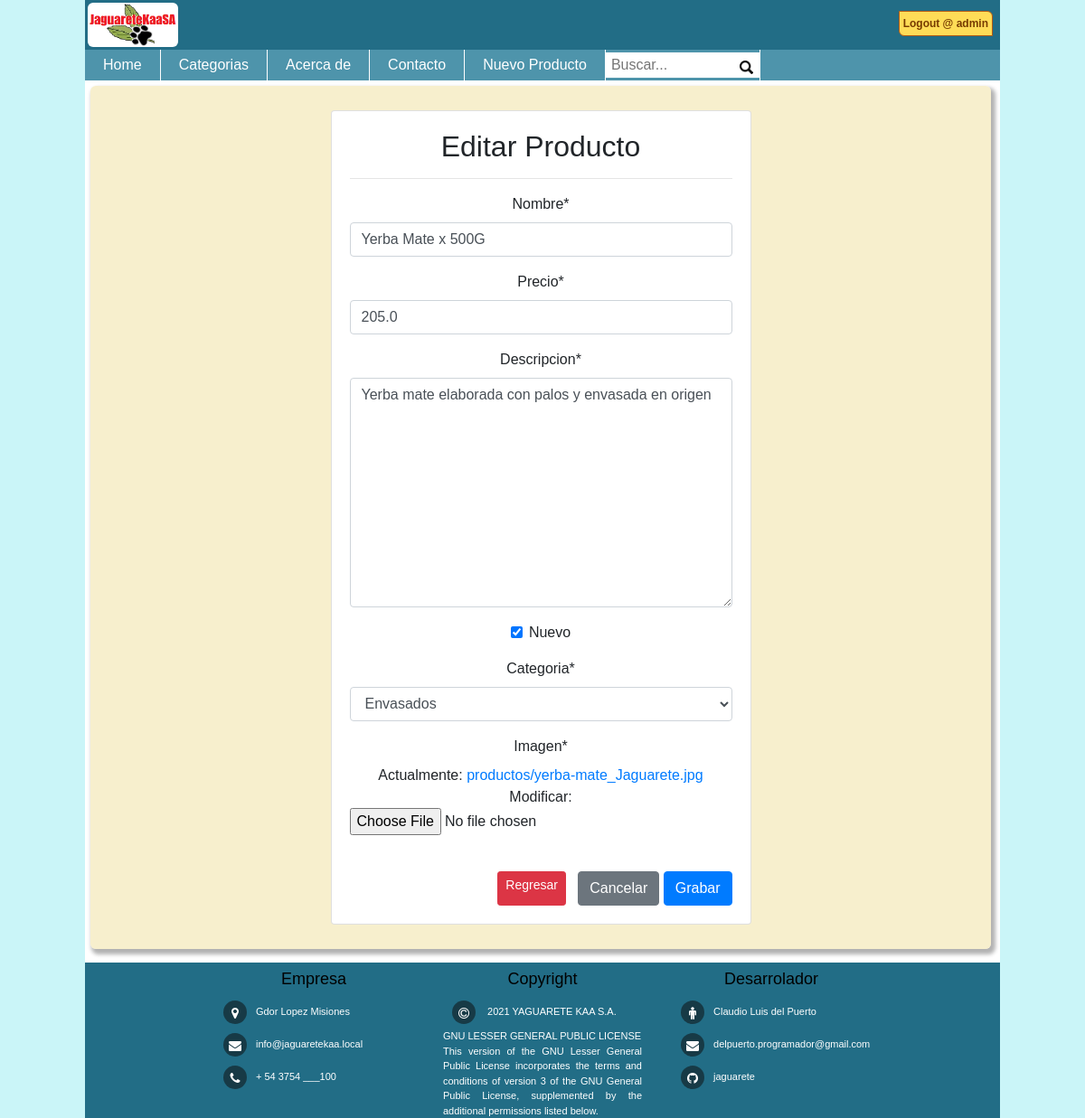
Screenshot of /jaguareteAPP/modificar_producto/1/ (signed in) with the database file from the repository.
### jaguareteAPP/models.py (models this page shows, shortened)
class Producto(models.Model):
    nombre      = models.CharField(max_length=50)
    precio      = models.FloatField(null=True)
    descripcion = models.TextField(null=True)
    nuevo       = models.BooleanField(default=False)
    categoria   = models.ForeignKey(Categoria, on_delete=models.PROTECT)
    imagen      = models.ImageField(upload_to="productos", null=True)

class Categoria(models.Model):
    nombre = models.CharField(max_length=50)
    def __str__(self):
        return self.nombre

### jaguareteAPP/views.py (the view, shortened to what this page needs)
# urls.py: path('modificar_producto/<id>/', views.modificar_producto, name="modificar_producto"),
@user_passes_test(lambda u: u.is_staff)
def modificar_producto(request, id):
    producto = get_object_or_404(Producto, id=id)
    data = {
        'form': ProductoForm(instance=producto)
    }
    return render(request,"producto/modificar.html", data)

### jaguareteAPP/forms.py
class ProductoForm(forms.ModelForm):
    class Meta:
        model = Producto
        fields = '__all__'

### jaguareteAPP/templates/producto/modificar.html (shortened to what this page needs)
{% extends 'home/base.html' %}
{% block contenido %}
{% load crispy_forms_tags %}
<br>
<div class="container">
    <div class="row">
        <div class="col 12 col-md-6 offset-md-3">
            <div class="card">
                <div class="card-body">
                    <h2>Editar Producto</h2>
                    <hr>
                    <form action="" method="post" enctype="multipart/form-data">
                        {{ form | crispy }}
                        <br>
                        <div class="d-flex justify-content-end">
                            <a href="{% url 'listar_productos' %}" class="btn btn-danger btn-sm">Regresar</a>
                            <input type="reset" value="Cancelar" class="btn btn-secondary">
                            <input type="submit" value="Grabar" class="btn btn-primary">
                        </div>
                    </form>
                </div>
            </div>
        </div>
    </div>
</div>
<br>
{% endblock %}

### jaguareteAPP/templates/home/base.html (shortened to what this page needs)
<!DOCTYPE html>
<html lang="es">
<head>
    {% load static %}
    <link type="text/css" rel="stylesheet" href="{% static 'css/estilo.css' %}"/>
    <link rel="stylesheet" href="https://maxcdn.bootstrapcdn.com/bootstrap/4.0.0/css/bootstrap.min.css">
    <link type="text/css" rel="stylesheet" href="https://stackpath.bootstrapcdn.com/font-awesome/4.7.0/css/font-awesome.min.css"/>
</head>
<body class="bdyclss">
    <div class="encabezado">
        <div class="encaizq">
            <img src="{% static '/img/logo.png' %}" alt="JaguareteKaaSA" class="logomnu">
        </div>
        <div class="encader">
                {% if user.is_authenticated %}
                    <a href="{% url 'logout' %}">
                        <input type="button" value="Logout @ {{user.username}}"  name="Btn_1" class="btnBase2">
                    </a>
                {% endif %}
        </div>
    </div>
    <header>
        <nav class="menu">
            <ul>
                <li><a href="{% url 'index' %}">Home</a></li>
                <li><a href="{% url 'listar_categorias' %}">Categorias</a></li>
                <li><a href="{% url 'acerca' %}">Acerca de</a></li>
                <li><a href="{% url 'contacto' %}">Contacto</a></li>
                {% if user.is_staff %}
                    <li><a href="{% url 'listar_productos' %}">Nuevo Producto</a></li>
                {% endif %}
                <li>
                    <div class="buscador">
                        <form action="{% url 'resultado' %}" method="post" id="myForm">
                            <input type="text" class="buscar" name="busk" id="busk" placeholder="Buscar..." title="Ingrese la busqueda y pulse Enter" onkeyup="if(event.keyCode == 13)buscar('hola');">
                            <input type="image" src="{% static '/img/lupa.png' %}" class="image_buscar">
                        </form>
                    </div>
                </li>
            </ul>
        </nav>
    </header>
    <div class="cuerpobg">
    <section class="cuerpo" id="cuerpo">
    {% block contenido %}
    {% endblock %}
    </section>
    </div>
    <footer class="footer">
        <div class="footer-left">
            <h3>Empresa</h3>
            <p class="pleft"> <i class="fa fa-map-marker"></i>Gdor Lopez Misiones   </p>
            <p class="pleft"> <i class="fa fa-envelope"></i><a href="mailto:info@jaguaretekaa.local">info@jaguaretekaa.local</a> </p>
            <p class="pleft"> <i class="fa fa-phone"></i>+ 54 3754 ___100           </p>
        </div>
        <div class="footer-center">
            <h3>Copyright </h3>
            <p class="pleft"> <i class="fa fa-copyright"></i> <a href="https://www.gnu.org/licenses/lgpl-3.0.txt">2021 YAGUARETE KAA S.A.</a></p>
            <p class="pleft"> <a href="https://www.gnu.org/licenses/lgpl-3.0.txt">GNU LESSER GENERAL PUBLIC LICENSE</a> </p>
            <p class="pjust"> This version of the GNU Lesser General Public License incorporates
                the terms and conditions of version 3 of the GNU General Public
                License, supplemented by the additional permissions listed below. </p>
        </div>
        <div class="footer-right">
            <h3>Desarrolador</h3>
            <p class="pleft"><i class="fa fa-male"></i>Claudio Luis del Puerto</p>
            <p class="pleft"> <i class="fa fa-envelope"></i><a href="mailto:delpuerto.programador@gmail.com">delpuerto.programador@gmail.com</a> </p>
            <p class="pleft"> <i class="fa fa-github"></i><a href="https://github.com/delpuerto/jaguarete" target="_blank">jaguarete</a> </p>
        </div>
    </footer>
</body>
</html>

### jaguareteAPP/static/css/estilo.css (style rules this page uses)
body { margin: 0 auto; font-family: sans-serif; background-color: rgb(202, 245, 248); max-width: 1012px; }
.bdyclss { margin: 0 auto; font-family: sans-serif; background-color: rgb(202, 245, 248); max-width: 1012px; }
header { width: 100%; background: #4E94AB; }
.menu ul { margin: 0; list-style: none; padding: 0; display: flex; }
.menu li { border-right: 1px solid #FFF; }
.menu li a { display: block; padding: 5px 20px; color: #FFF; text-decoration: none; }
.buscador { background-color: #FFF; margin-top: 3px; padding: 4px; height: 28px; width: 170px; }
input.buscar { border: 1px; width: 140px; position: relative; background: transparent; outline: none; bottom: 4px; padding: 2px; }
input.image_buscar { width: 15px; border: 0px; position: relative; top:1px; }
.footer { width: 100%; background: #226d86; box-sizing: border-box; text-align: center; font-size: 11px; font-weight: 500; min-height: 165px; }
.footer a { text-decoration: none; color: #FFF; }
.footer .footer-left, .footer .footer-center, .footer .footer-right { display: inline-block; vertical-align: top; padding: 0 15px; font-size: 11px; color: #FFF; width: 250px; }
.footer i { width: 26px; height: 26px; border-radius: 50%; text-align: center; line-height: 28px; margin: 5px 10px; vertical-align: middle; background: rgba(14, 13, 13, 0.527); font-size: 14px; }
.pleft { text-align: left; align-self: flex-start; padding: 0; margin: 0; }
.pjust { text-align: justify; padding: 0; margin: 0; }
.footer h3 { color: black; font-family: Arial, Helvetica, sans-serif; font-size: large; margin: 0; padding: 8px; }
.cuerpo { width: 100%; background-color: rgba(243, 232, 182, 0.678); padding: 3px; margin-top: 6px; margin-left: 6px; margin-right: 10px; margin-bottom: 15px; min-height: calc(100vh - 281px); box-shadow: 3px 4px 4px 2px rgba(0, 0, 0, 0.3); border-radius: 6px 6px 6px 6px; }
.cuerpobg { display: flex; background-color: white; margin: 0; padding: 0; }
.logomnu { max-width: 100px; border-radius: 6px 6px 6px 6px; margin: 3px; }
.encabezado { width: 100%; min-height: 54px; margin: 0; padding: 0; background: #226d86; color: #FFF; font-weight: bold; font-family: Arial, Helvetica, sans-serif; display: flex; }
.encabezado .encaizq { display: inline-block; vertical-align: top; padding: 0; margin: 0; }
.encabezado .encader { display: inline-block; width: 90%; padding: 0; margin-right: 5px; text-align: right; }
.btnBase2 { background-color:#ffdc57; border:1px solid #b25a14; border-radius:0 6px 0 6px; font-weight:bold; font-size: 12px; color:#773b00; padding:4px; margin-top: 12px; margin-right: 3px; }
.container { text-align: center; }

### rows the page displays
Producto: nombre "Yerba Mate x 500G", precio "205.0", descripcion "Yerba mate elaborada con palos y envasada en origen", nuevo "☑", categoria "Envasados"
